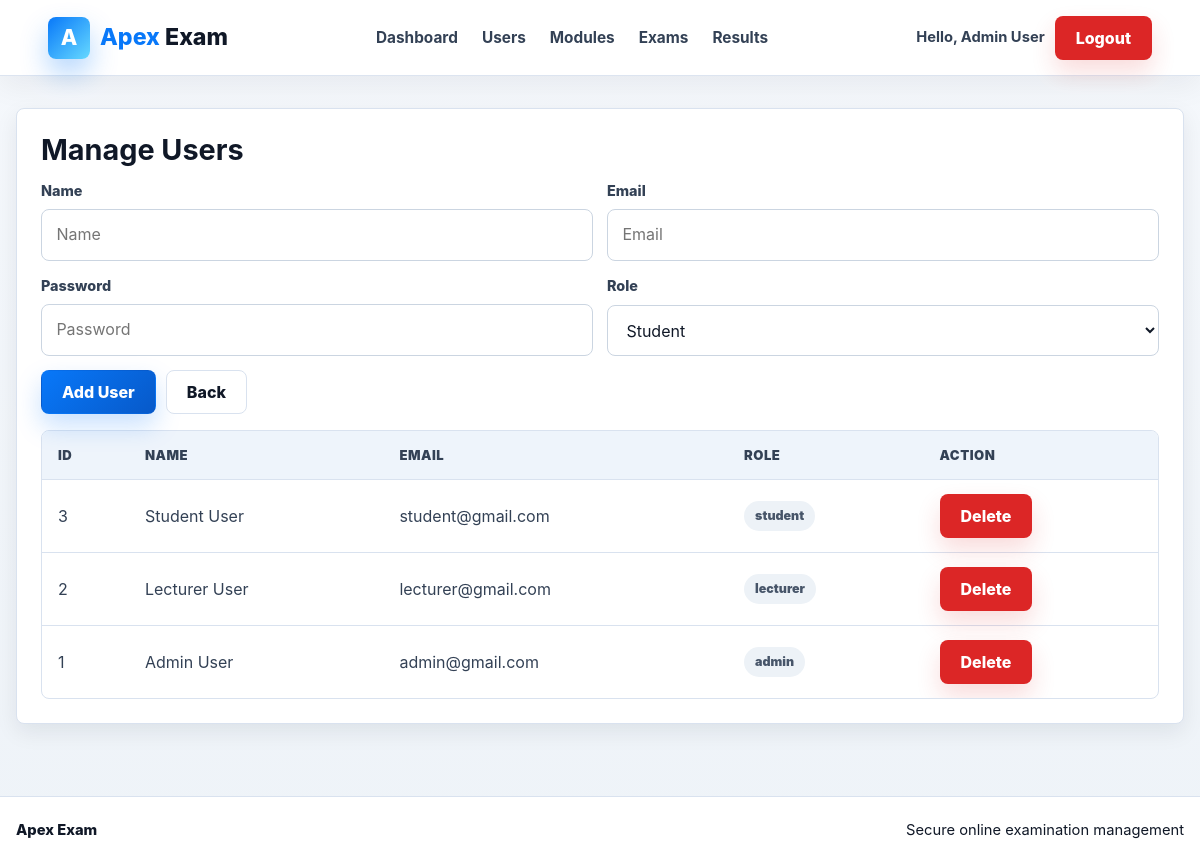
/admin/manage_users.php (signed in), run on the app's committed database.
### tables this page shows
CREATE TABLE users (
    user_id INT AUTO_INCREMENT PRIMARY KEY,
    name VARCHAR(100) NOT NULL,
    email VARCHAR(100) UNIQUE NOT NULL,
    password VARCHAR(255) NOT NULL,
    role ENUM('admin','lecturer','student') NOT NULL DEFAULT 'student',
    created_at TIMESTAMP DEFAULT CURRENT_TIMESTAMP
);

### admin/manage_users.php (the view, shortened to what this page needs)
<?php
include "../config/db.php";
$users = $conn->query("SELECT * FROM users ORDER BY user_id DESC");
include "../includes/header.php";
?>
<div class="card">
    <h2>Manage Users</h2>
    <form method="POST" class="form-grid">
        <div class="form-group">
            <label>Name</label>
            <input type="text" name="name" placeholder="Name" required>
        </div>
        <div class="form-group">
            <label>Email</label>
            <input type="email" name="email" placeholder="Email" required>
        </div>
        <div class="form-group">
            <label>Password</label>
            <input type="password" name="password" placeholder="Password" required>
        </div>
        <div class="form-group">
            <label>Role</label>
            <select name="role" required>
                <option value="student">Student</option>
            </select>
        </div>
        <div class="action-row span-2">
            <button name="add_user">Add User</button>
            <a href="dashboard.php" class="btn btn-outline">Back</a>
        </div>
    </form>
    <div class="table-wrap mt-4">
        <table>
            <thead>
                <tr><th>ID</th><th>Name</th><th>Email</th><th>Role</th><th>Action</th></tr>
            </thead>
            <tbody>
                <?php while($u = $users->fetch_assoc()): ?>
                <tr>
                    <td><?= (int)$u['user_id'] ?></td>
                    <td><?= htmlspecialchars($u['name']) ?></td>
                    <td><?= htmlspecialchars($u['email']) ?></td>
                    <td><span class="status-pill status-neutral"><?= htmlspecialchars($u['role']) ?></span></td>
                    <td><a class="btn danger" href="?delete=<?= (int)$u['user_id'] ?>" onclick="return confirm('Delete user?')">Delete</a></td>
                </tr>
                <?php endwhile; ?>
            </tbody>
        </table>
    </div>
</div>
<?php include "../includes/footer.php"; ?>

### includes/header.php (shortened to what this page needs)
<?php
$basePath = "/online_examination_system";
$showNav = isset($showNav) ? $showNav : true;
$isLanding = !empty($isLanding);
$bodyClass = trim(($bodyClass ?? "") . ($isLanding ? " landing-body" : ""));
$containerClass = $containerClass ?? ($isLanding ? "landing-container" : "container");
?>
<!DOCTYPE html>
<html lang="en">
<head>
    <link rel="stylesheet" href="<?= $basePath ?>/assets/css/style.css">
</head>
<body class="<?= htmlspecialchars($bodyClass) ?>">
<header class="topbar <?= $isLanding ? 'topbar-landing' : '' ?>">
    <a href="<?= $basePath ?>/index.php" class="brand" aria-label="Apex Exam home">
        <span class="brand-mark">A</span>
        <span><span class="brand-blue">Apex</span><span class="brand-light"> Exam</span></span>
    </a>
    <?php if ($showNav): ?>
        <?php if (isset($_SESSION['name']) && isset($_SESSION['role'])): ?>
            <nav class="topnav">
                <a href="<?= $basePath ?>/<?php echo htmlspecialchars($_SESSION['role']); ?>/dashboard.php">Dashboard</a>
                <?php if ($_SESSION['role'] === 'admin'): ?>
                    <a href="<?= $basePath ?>/admin/manage_users.php">Users</a>
                    <a href="<?= $basePath ?>/admin/manage_modules.php">Modules</a>
                    <a href="<?= $basePath ?>/admin/manage_exams.php">Exams</a>
                    <a href="<?= $basePath ?>/admin/view_results.php">Results</a>
                <?php elseif ($_SESSION['role'] === 'lecturer'): ?>
                    <a href="<?= $basePath ?>/lecturer/add_questions.php">Add Questions</a>
                    <a href="<?= $basePath ?>/lecturer/manage_questions.php">Questions</a>
                    <a href="<?= $basePath ?>/lecturer/view_results.php">Results</a>
                <?php elseif ($_SESSION['role'] === 'student'): ?>
                    <a href="<?= $basePath ?>/student/exam_list.php">Exams</a>
                    <a href="<?= $basePath ?>/student/my_results.php">My Results</a>
                <?php endif; ?>
            </nav>
        <?php endif; ?>
    <?php endif; ?>
    <div class="topbar-actions">
        <?php if(isset($_SESSION['name'])): ?>
            <span>Hello, <?php echo htmlspecialchars($_SESSION['name']); ?></span>
            <a href="<?= $basePath ?>/auth/logout.php" class="btn danger">Logout</a>
        <?php elseif ($isLanding): ?>
            <a href="<?= $basePath ?>/index.php#login" class="btn btn-ghost">Login</a>
            <a href="<?= $basePath ?>/auth/register.php" class="btn btn-sm">Sign Up</a>
        <?php endif; ?>
    </div>
 </header>
<main class="<?= htmlspecialchars($containerClass) ?>">

### includes/footer.php (shortened to what this page needs)
<?php
$isLandingFooter = !empty($isLanding);
?>
</main>
<footer class="site-footer <?= $isLandingFooter ? 'site-footer-landing' : '' ?>">
    <div class="site-footer-inner">
        <span>Apex Exam</span>
        <span>Secure online examination management</span>
    </div>
</footer>
</body>
</html>

### data on the page
users: user_id "3", name "Student User", email "student@gmail.com", role "student"
users: user_id "2", name "Lecturer User", email "lecturer@gmail.com", role "lecturer"
users: user_id "1", name "Admin User", email "admin@gmail.com", role "admin"

### other printed values
$_SESSION['name'] "Admin User"
